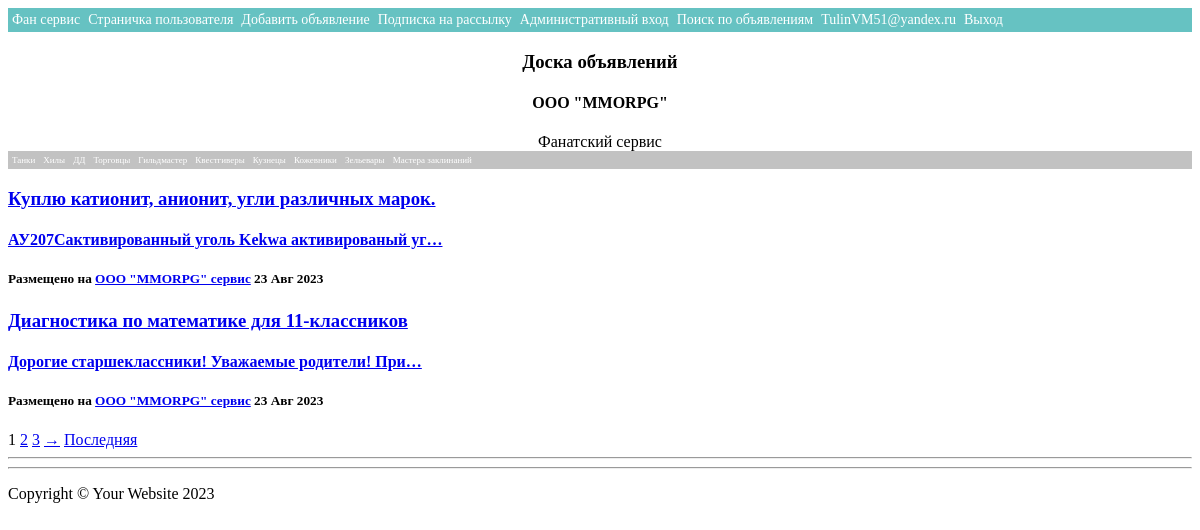
The page / (signed in) on the database its author committed.
### users/models.py (models this page shows)
class CustomUser(AbstractUser):
    avatar = models.ImageField(upload_to='accounts/image/%Y/%m/%d',blank=True,verbose_name='Аватар')

### bulletin/models.py (models this page shows, shortened)
class Declaration(models.Model):
    user = models.ForeignKey(AUTH_USER_MODEL, verbose_name='Пользователь', on_delete=models.CASCADE)
    title = models.CharField('Заголовок', max_length=100)
    text = models.TextField('Описание')
    category = models.ForeignKey(Category, verbose_name='категория', on_delete=models.CASCADE)
    date_create = models.DateTimeField(auto_now_add=True, verbose_name='Дата публикации')
    response = models.ManyToManyField(AUTH_USER_MODEL, related_name='post_response', )
    accepted_response = models.ManyToManyField(AUTH_USER_MODEL, related_name='post_accepted_response', )
    file = models.FileField('Файл', upload_to="bulletin_file/", blank=True, null=True)
    image = models.ImageField('Изображение', upload_to="image/", blank=True, null=True)
    class Meta:
        verbose_name = "Объявление"
        verbose_name_plural = "Объявления"

### bulletin/views.py (the view)
# urls.py: path('', DeclarationList.as_view(), name='posts'),
class DeclarationList(ListView):
    model = Declaration
    template_name = 'Declaration.html'
    context_object_name = 'Declaration'
    ordering = ['-date_create']
    paginate_by = 2
    def get_context_data(self, **kwargs):
        context = super().get_context_data(**kwargs)
        context['category_tanks'] = Category.objects.get(name='tanks').id
        context['category_hills'] = Category.objects.get(name='hills').id
        context['category_dd'] = Category.objects.get(name='dd').id
        context['category_Merchants'] = Category.objects.get(name='Merchants').id
        context['category_Guildmasters'] = Category.objects.get(name='Guildmasters').id
        context['category_Questgivers'] = Category.objects.get(name='Questgivers').id
        context['category_Blacksmiths'] = Category.objects.get(name='Blacksmiths').id
        context['category_Tanners'] = Category.objects.get(name='Tanners').id
        context['category_Zelievars'] = Category.objects.get(name='Zelievars').id
        context['category_SpellMasters'] = Category.objects.get(name='SpellMasters').id
        return context

### templates/Declaration.html (shortened to what this page needs)
{% extends 'base.html' %}
{% block title2 %}
<div align="center">
           <h3>Доска объявлений</h3>
                <h4>OOO "MMORPG"</h4>
            <span class="subheading">Фанатский сервис</span>
    </div>
{% endblock title2 %}
{% block category %}
 <div class="topnav">
        <a href="{% url 'category' category_tanks %}">Танки</a>
        <a href="{% url 'category' category_hills %}">Хилы</a>
        <a href="{% url 'category' category_dd %}">ДД</a>
        <a href="{% url 'category' category_Merchants %}">Торговцы</a>
        <a href="{% url 'category' category_Guildmasters %}">Гильдмастер</a>
        <a href="{% url 'category' category_Questgivers %}">Квестгиверы</a>
        <a href="{% url 'category' category_Blacksmiths %}">Кузнецы</a>
        <a href="{% url 'category' category_Tanners %}">Кожевники</a>
        <a href="{% url 'category' category_Zelievars %}">Зельевары</a>
        <a href="{% url 'category' category_SpellMasters %}">Мастера заклинаний</a>
  </div>
  {% endblock category %}
{% block content %}
{% if Declaration %}
           {% for Dec in Declaration %}
          <a href="{{Dec.id}}">
            <h3 class="post-title">
              {{Dec.title}}
            </h3>
            <h4 class="post-subtitle">
              {{Dec.text|truncatechars:50}}
            </h4>
              </a>
          <h5>
          <p class="post-meta">Размещено на
            <a href="/">ООО "MMORPG" сервис</a>
             {{Dec.date_create|date:'d M Y'}}
          </p>
          </h5>
         {% endfor %}
   {% else %}
       <h3> Постов нету</h3>
   {% endif %}
<div class="clearfix">
{% if is_paginated %}
    {% for num in page_obj.paginator.page_range %}
        {% if page_obj.number == num %}
            <a>{{ num }}</a>
        {% elif num > page_obj.number|add:'-3' and num < page_obj.number|add:'3' %}
            <a href="?page={{ num }}">{{ num }}</a>
        {% endif %}
    {% endfor %}
    {% if page_obj.has_next %}
        <a href="?page={{ page_obj.next_page_number }}">&rarr;</a>
        <a href="?page={{ page_obj.paginator.num_pages }}">Последняя </a>
    {% endif %}
{% endif %}
</div>
{% endblock content %}

### templates/base.html (shortened to what this page needs)
{% load static %}
<!DOCTYPE html>
<html lang="en">
<head>
  <link href="{% static 'css/main.css' %}" rel="stylesheet">
 </head>
<body>
      <div class="topnav2">
          <a href="/">Фан сервис</a>
          <a href="{% url 'mypage' %} ">Страничка пользователя</a>
          <a href="{% url 'create' %}">Добавить объявление</a>
          <a href="{% url 'contact' %}">Подписка на рассылку</a>
          <a href="/admin">Административный вход</a>
          <a href="{% url 'search' %}">Поиск по объявлениям</a>
              {% if user.is_authenticated %}
          <a> {{user.username}} </a>
          <a href="{% url 'account_logout' %}">Выход</a>
            {% else %}
          <a href="{% url 'account_login' %}">Вход</a>
          <a href="{% url 'account_signup' %}">Регистрация</a>
            {% endif %}
              </div>
  <header>
    <div class="container">
      <div class="row">
        <div class="col-lg-8 col-md-10 mx-auto">
          <div class="site-heading">
            {% block title2 %}
            {% endblock title2 %}
          </div>
        </div>
      </div>
    </div>
  </header>
  {% block category %}
  {% endblock category %}
  <div class="container">
    <div class="row">
      <div class="col-lg-8 col-md-10 mx-auto">
        <div class="post-preview">
          {% block content %}
          {% endblock content %}
        </div>
      </div>
    </div>
  </div>
  <hr>
  <footer>
      <hr>
    <div class="container">
          <p class="copyright text-muted">Copyright &copy; Your Website 2023</p>
    </div>
  </footer>
</body>
</html>

### static/css/main.css (style rules this page uses)
.topnav { background-color: #9999; overflow: hidden; }
.topnav a { float: left; color: #ffff; text-align: center; padding: 4px 4px; text-decoration: none; font-size: 9px; }
.topnav2 { background-color: #0999; overflow: hidden; }
.topnav2 a { float: left; color: #ffff; text-align: center; padding: 4px 4px; text-decoration: none; font-size: 14px; }

### rows shown on the page
CustomUser: username "TulinVM51@yandex.ru"
Declaration: title "Куплю катионит, анионит, угли различных марок.", text "АУ207Сактивированный уголь Kekwa активированый уг…", date_create "23 Авг 2023"
Declaration: title "Диагностика по математике для 11-классников", text "Дорогие старшеклассники! Уважаемые родители! При…", date_create "23 Авг 2023"

### other values the page prints
{{ num }} "1"
{{ num }} "2" "3"
